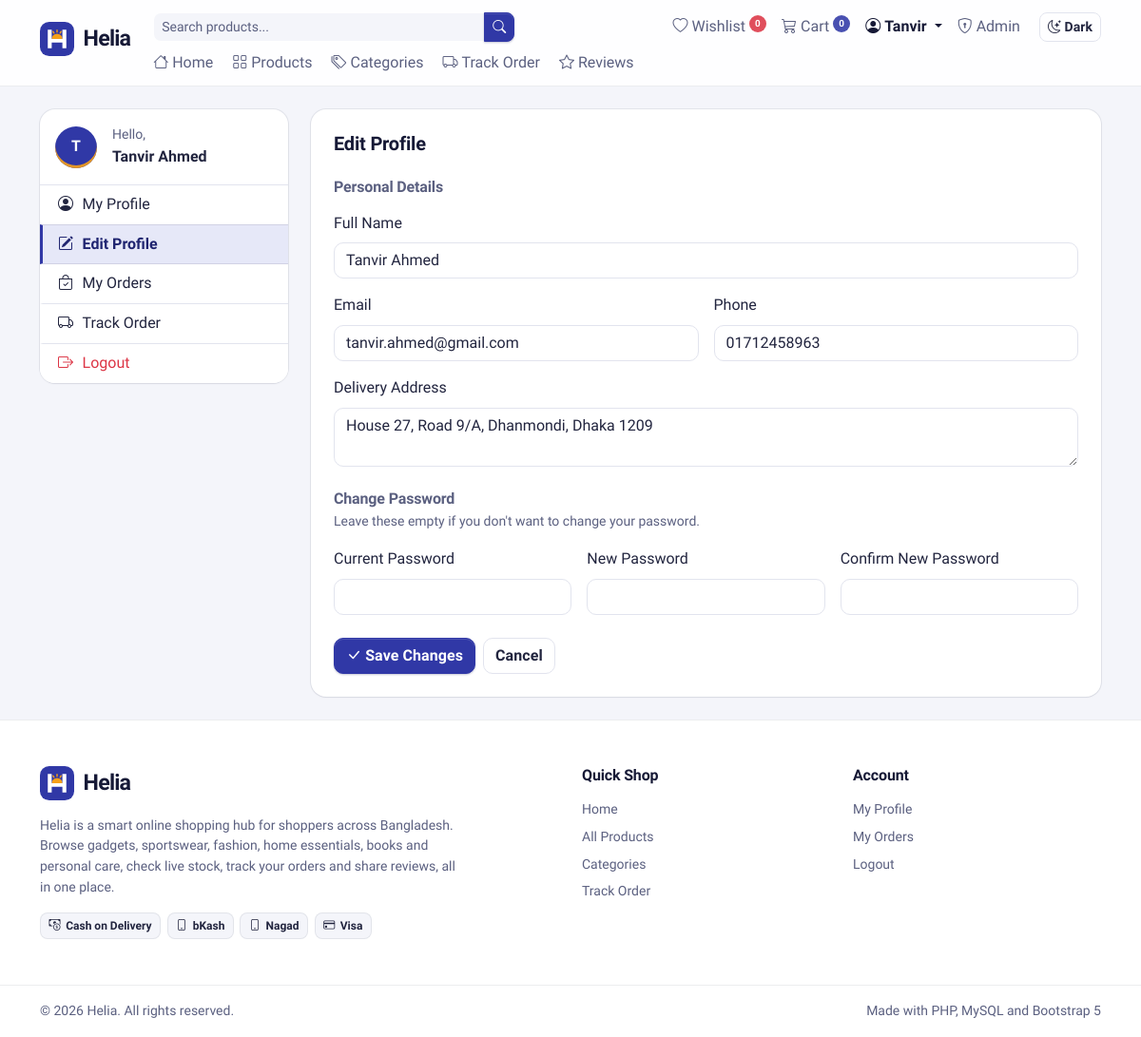
The page /edit_profile.php (signed in) on the database its author committed.
### tables this page shows
CREATE TABLE `users` (
  `id` int(11) NOT NULL,
  `name` varchar(100) NOT NULL,
  `email` varchar(100) NOT NULL,
  `password` varchar(255) NOT NULL,
  `created_at` timestamp NOT NULL DEFAULT current_timestamp(),
  `phone` varchar(30) DEFAULT '',
  `address` text DEFAULT NULL
);

### config/db.php (called while the page is built, shortened)
<?php
function e($value)
{
    return htmlspecialchars((string) $value, ENT_QUOTES, 'UTF-8');
}

### edit_profile.php (the view, shortened to what this page needs)
<?php
require_once 'config/db.php';
$userId = $_SESSION['user_id'];
$stmt = $pdo->prepare('SELECT name, email, phone, address, password FROM users WHERE id = ?');
$stmt->execute([$userId]);
$user = $stmt->fetch();
$form = [
    'name' => $user['name'],
    'email' => $user['email'],
    'phone' => $user['phone'],
    'address' => $user['address'],
];
require_once 'includes/header.php';
?>
<div class="row g-4">
    <div class="col-lg-3">
        <?php require 'includes/account_sidebar.php'; ?>
    </div>
    <div class="col-lg-9">
        <div class="card border-0 shadow-sm">
            <div class="card-body p-4">
                <h1 class="h5 fw-bold mb-4">Edit Profile</h1>
                <form method="post" action="edit_profile.php">
                    <h2 class="h6 fw-semibold text-body-secondary mb-3">Personal Details</h2>
                    <div class="row g-3 mb-4">
                        <div class="col-12">
                            <label for="name" class="form-label">Full Name</label>
                            <input type="text" class="form-control" id="name" name="name" maxlength="100" value="<?= e($form['name']) ?>" required>
                        </div>
                        <div class="col-md-6">
                            <label for="email" class="form-label">Email</label>
                            <input type="email" class="form-control" id="email" name="email" maxlength="100" value="<?= e($form['email']) ?>" required>
                        </div>
                        <div class="col-md-6">
                            <label for="phone" class="form-label">Phone</label>
                            <input type="tel" class="form-control" id="phone" name="phone" maxlength="20" value="<?= e($form['phone']) ?>" required>
                        </div>
                        <div class="col-12">
                            <label for="address" class="form-label">Delivery Address</label>
                            <textarea class="form-control" id="address" name="address" rows="2" required><?= e($form['address']) ?></textarea>
                        </div>
                    </div>
                    <h2 class="h6 fw-semibold text-body-secondary mb-1">Change Password</h2>
                    <p class="small text-body-secondary mb-3">Leave these empty if you don't want to change your password.</p>
                    <div class="row g-3">
                        <div class="col-md-4">
                            <label for="current_password" class="form-label">Current Password</label>
                            <input type="password" class="form-control" id="current_password" name="current_password" autocomplete="current-password">
                        </div>
                        <div class="col-md-4">
                            <label for="new_password" class="form-label">New Password</label>
                            <input type="password" class="form-control" id="new_password" name="new_password" minlength="6" autocomplete="new-password">
                        </div>
                        <div class="col-md-4">
                            <label for="confirm_password" class="form-label">Confirm New Password</label>
                            <input type="password" class="form-control" id="confirm_password" name="confirm_password" minlength="6" autocomplete="new-password">
                        </div>
                    </div>
                    <div class="d-flex gap-2 mt-4">
                        <button type="submit" class="btn btn-primary">
                            <i class="bi bi-check-lg"></i> Save Changes
                        </button>
                        <a href="profile.php" class="btn btn-outline-secondary">Cancel</a>
                    </div>
                </form>
            </div>
        </div>
    </div>
</div>
<?php require_once 'includes/footer.php'; ?>

### assets/css/theme.css (style rules this page uses)
:root, [data-bs-theme=light] { --helia-neel: #3038a6; --helia-neel-rgb: 48, 56, 166; --helia-neel-hover: #262c8c; --helia-neel-deep: #1b1f5c; --helia-neel-deep-rgb: 27, 31, 92; --helia-marigold: #f6a019; --helia-marigold-rgb: 246, 160, 25; --helia-marigold-ink: #3d2500; --helia-canvas: #f4f5fa; --helia-line: rgba(22, 25, 54, 0.08); --helia-line-strong: rgba(22, 25, 54, 0.14); --helia-shadow-sm: 0 0 0 1px var(--helia-line), 0 1px 2px rgba(22, 25, 54, 0.05); --helia-shadow-md: 0 0 0 1px var(--helia-line), 0 8px 20px -10px rgba(22, 25, 54, 0.18); --helia-shadow-lg: 0 0 0 1px var(--helia-line-strong), 0 22px 40px -18px rgba(27, 31, 92, 0.32); --helia-display: 'Anek Bangla', 'Hind Siliguri', system-ui, -apple-system, 'Segoe UI', Roboto, Arial, sans-serif; --helia-mark-tile: #3038a6; --helia-mark-glyph: #ffffff; --helia-mark-sun: #f6a019; --cat-electronics: #3b5bdb; --cat-sports: #2b8a3e; --cat-fashion: #c2255c; --cat-home: #d9480f; --cat-books: #0b7285; --cat-health: #6741d9; --cat-all: #3038a6; --cat-default: #5b6080; --bs-body-font-family: 'Hind Siliguri', system-ui, -apple-system, 'Segoe UI', Roboto, 'Helvetica Neue', Arial, sans-serif; --bs-body-line-height: 1.55; --bs-body-color: #22253f; --bs-body-color-rgb: 34, 37, 63; --bs-emphasis-color: #161936; --bs-emphasis-color-rgb: 22, 25, 54; --bs-secondary-color: #5b6080; --bs-secondary-color-rgb: 91, 96, 128; --bs-tertiary-color: rgba(91, 96, 128, 0.72); --bs-tertiary-color-rgb: 91, 96, 128; --bs-secondary-bg: #ebedf5; --bs-secondary-bg-rgb: 235, 237, 245; --bs-tertiary-bg: #f4f5fa; --bs-tertiary-bg-rgb: 244, 245, 250; --bs-border-color: #e2e4ee; --bs-border-color-translucent: rgba(22, 25, 54, 0.1); --bs-primary: #3038a6; --bs-primary-rgb: 48, 56, 166; --bs-primary-text-emphasis: #1f2470; --bs-primary-bg-subtle: #e6e8f8; --bs-primary-border-subtle: #c3c7ee; --bs-link-color: #3038a6; --bs-link-color-rgb: 48, 56, 166; --bs-link-hover-color: #262c8c; --bs-link-hover-color-rgb: 38, 44, 140; --bs-focus-ring-color: rgba(48, 56, 166, 0.25); --bs-border-radius: 0.625rem; --bs-border-radius-sm: 0.5rem; --bs-border-radius-lg: 0.875rem; --bs-border-radius-xl: 1.25rem; }
body { font-feature-settings: 'kern' 1; -webkit-font-smoothing: antialiased; -moz-osx-font-smoothing: grayscale; text-rendering: optimizeLegibility; }
h1, h2, h3, h4, h5, h6, .h1, .h2, .h3, .h4, .h5, .h6, .display-5, .display-6 { font-family: var(--helia-display); color: var(--bs-emphasis-color); letter-spacing: -0.01em; }
.display-5, .display-6, .h1, h1, .h2, h2, .h3, h3 { font-weight: 700; }
a, .btn, .form-control, .form-select { transition: color 0.15s ease, background-color 0.15s ease, border-color 0.15s ease, box-shadow 0.15s ease; }
.btn { --bs-btn-font-weight: 600; letter-spacing: 0.005em; }
.btn-primary { --bs-btn-color: #fff; --bs-btn-bg: var(--helia-neel); --bs-btn-border-color: var(--helia-neel); --bs-btn-hover-color: #fff; --bs-btn-hover-bg: var(--helia-neel-hover); --bs-btn-hover-border-color: var(--helia-neel-hover); --bs-btn-focus-shadow-rgb: var(--helia-neel-rgb); --bs-btn-active-color: #fff; --bs-btn-active-bg: var(--helia-neel-hover); --bs-btn-active-border-color: var(--helia-neel-hover); --bs-btn-disabled-color: #fff; --bs-btn-disabled-bg: var(--helia-neel); --bs-btn-disabled-border-color: var(--helia-neel); box-shadow: 0 1px 0 rgba(255, 255, 255, 0.12) inset, 0 1px 2px rgba(var(--helia-neel-deep-rgb), 0.25); }
.btn-outline-secondary { --bs-btn-color: var(--bs-body-color); --bs-btn-border-color: var(--bs-border-color); --bs-btn-hover-color: var(--bs-emphasis-color); --bs-btn-hover-bg: var(--bs-secondary-bg); --bs-btn-hover-border-color: var(--helia-line-strong); --bs-btn-active-color: var(--bs-emphasis-color); --bs-btn-active-bg: var(--bs-secondary-bg); --bs-btn-active-border-color: var(--helia-line-strong); }
.form-control, .form-select { border-color: var(--bs-border-color); }
.card { --bs-card-border-radius: 1rem; --bs-card-inner-border-radius: calc(1rem - 1px); --bs-card-border-color: var(--helia-line); }
.shadow-sm { box-shadow: var(--helia-shadow-sm) !important; }

### assets/css/style.css (style rules this page uses)
body { min-height: 100vh; display: flex; flex-direction: column; background-color: var(--helia-canvas); }
body, .navbar, .card, .site-footer, .list-group-item, .form-control, .form-select, .input-group-text { transition: background-color 0.25s ease, color 0.25s ease, border-color 0.25s ease, box-shadow 0.25s ease, transform 0.25s ease; }

### rows shown on the page
users: name "Tanvir Ahmed", email "tanvir.ahmed@gmail.com", phone "01712458963", address "House 27, Road 9/A, Dhanmondi, Dhaka 1209"

### other values the page prints
$wishlistCount "0"
$cartCount "0"
$accountLabel "Tanvir"
$item[0] "Home"
$item[0] "Products"
$item[0] "Categories"
$item[0] "Track Order"
$item[0] "Reviews"
mb_strtoupper(mb_substr($sidebarName, 0, 1)) "T"
$sidebarName "Tanvir Ahmed"
$item[0] "My Profile"
$item[0] "Edit Profile"
$item[0] "My Orders"
